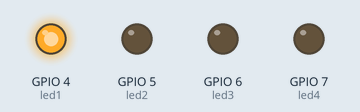
A sketch run on a simulated ESP32-S3. On the bench: output pins drawn as LEDs (lit = HIGH).

Above: at 0.2 s.
At 1.2 s:
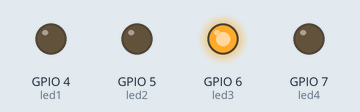
At 1.7 s:
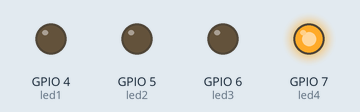
At 2.2 s:
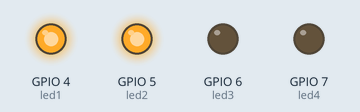
At 3.7 s:
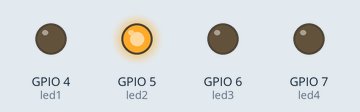
At 5.7 s:
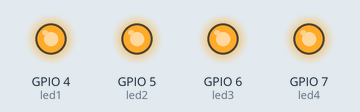
Timing chart, 0 to 6.9 s (numbered marks = the images above):
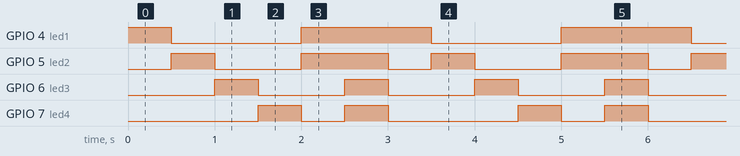

The sketch:

EricW_SS1.ino
```cpp
// ESP32-S3 LED Pattern Assignment
// LEDs connected to GPIO 4, 5, 6, 7

// LED pin variables
int led1 = 4;
int led2 = 5;
int led3 = 6;
int led4 = 7;

// Pattern tracking variable
int pattern = 0;

// Delay variable
int waitTime = 500;

void setup() {

  // Set pins as outputs
  pinMode(led1, OUTPUT);
  pinMode(led2, OUTPUT);
  pinMode(led3, OUTPUT);
  pinMode(led4, OUTPUT);
}

void loop() {

  // PATTERN 1
  if (pattern == 0) {

    digitalWrite(led1, HIGH);
    digitalWrite(led2, LOW);
    digitalWrite(led3, LOW);
    digitalWrite(led4, LOW);

    delay(waitTime);
  }

  // PATTERN 2
  else if (pattern == 1) {

    digitalWrite(led1, LOW);
    digitalWrite(led2, HIGH);
    digitalWrite(led3, LOW);
    digitalWrite(led4, LOW);

    delay(waitTime);
  }

  // PATTERN 3
  else if (pattern == 2) {

    digitalWrite(led1, LOW);
    digitalWrite(led2, LOW);
    digitalWrite(led3, HIGH);
    digitalWrite(led4, LOW);

    delay(waitTime);
  }

  // PATTERN 4
  else if (pattern == 3) {

    digitalWrite(led1, LOW);
    digitalWrite(led2, LOW);
    digitalWrite(led3, LOW);
    digitalWrite(led4, HIGH);

    delay(waitTime);
  }

  // PATTERN 5
  else if (pattern == 4) {

    digitalWrite(led1, HIGH);
    digitalWrite(led2, HIGH);
    digitalWrite(led3, LOW);
    digitalWrite(led4, LOW);

    delay(waitTime);
  }

  // PATTERN 6
  else {

    digitalWrite(led1, HIGH);
    digitalWrite(led2, HIGH);
    digitalWrite(led3, HIGH);
    digitalWrite(led4, HIGH);

    delay(waitTime);
  }

  // Move to next pattern
  pattern++;

  // Comparator conditional statement
  if (pattern > 5) {
    pattern = 0;
  }
}
```

Measured:
- by itself, GPIO 4 (led1): repeats every 3.0 s: LOW 1.5 s, HIGH 1.5 s
- by itself, GPIO 5 (led2): repeats every 3.0 s: LOW 1.0 s, HIGH 1.0 s, LOW 0.50 s, HIGH 0.50 s
- by itself, GPIO 6 (led3): alternates HIGH for 0.50 s and LOW for 1.0 s
- by itself, GPIO 7 (led4): repeats every 3.0 s: LOW 0.50 s, HIGH 0.50 s, LOW 1.5 s, HIGH 0.50 s
